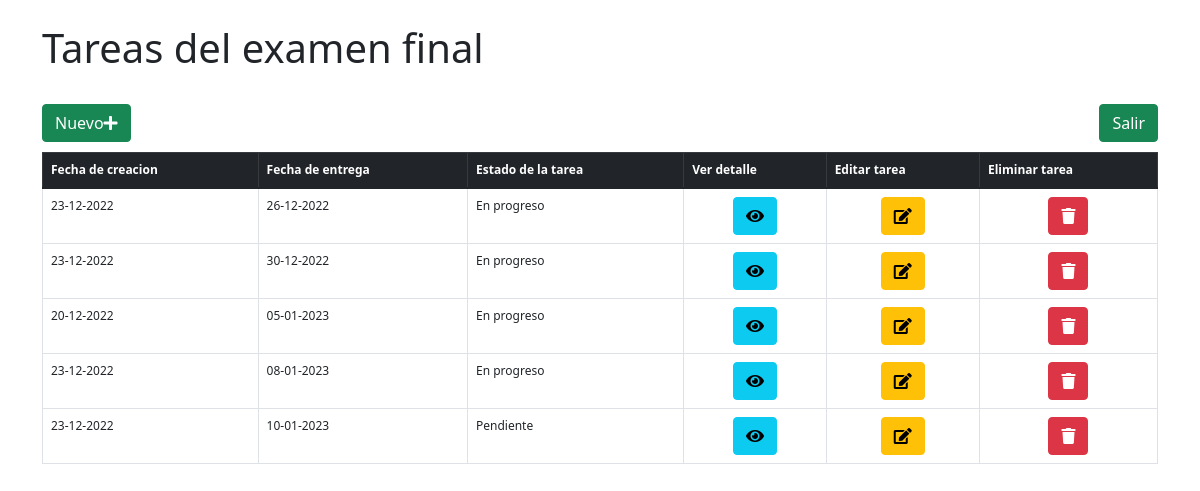
Before: /examenFinal/dashboard with the older database file.
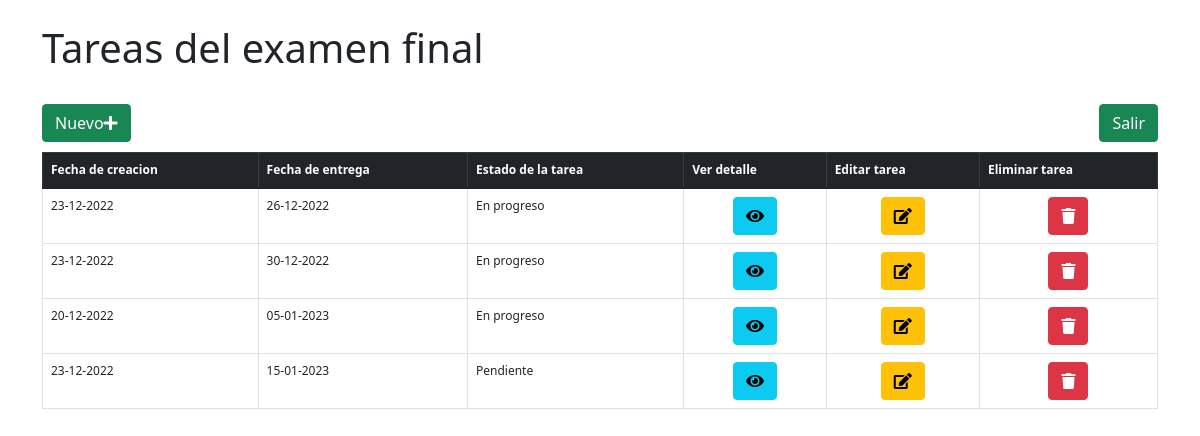
After: the same page with the newer database file.
### examenFinal/models.py (models this page shows)
class tareasExamen(models.Model):
    fechaCreacion = models.CharField(max_length=256,default='24-09-2022')
    fechaEntrega = models.CharField(max_length=256,default='30-09-2022')
    descripcion = models.CharField(max_length=512,default='')
    estadoTarea = models.CharField(max_length=128,default='PROGRESO')

### examenFinal/views.py (the view)
# urls.py: path('dashboard',views.dashboard,name='dashboard'),
def dashboard(request):
    return render(request,'examenFinal/dashboard.html',{
        'tareas_totales':tareasExamen.objects.all().order_by('id')
    })

### examenFinal/templates/examenFinal/dashboard.html (shortened to what this page needs)
<!DOCTYPE html>
<html lang="es">
    <head>
        <link href="https://cdn.jsdelivr.net/npm/bootstrap@5.1.3/dist/css/bootstrap.min.css" rel="stylesheet">
        <link rel="stylesheet" href="https://use.fontawesome.com/releases/v5.8.1/css/all.css">
    </head>
    <body>
        <div class="container">
            <br>
            <h1>Tareas del examen final</h1>
            <br>
            <div>
                <a class="btn btn-success float-start" style="color: white;" data-bs-toggle="modal" data-bs-target="#nuevaTarea">Nuevo<i class="fa fa-plus"></i></a>
                <a class="btn btn-success float-end" style="color: white;" href="{% url 'examenFinal:index' %}">Salir</a>
            </div>
            <br>
            <br>
            <table class="table table-bordered table-hover" style="font-size: 12px;">
                <thead class="table-dark">
                    <tr>
                        <th scope="col">Fecha de creacion</th>
                        <th scope="col">Fecha de entrega</th>
                        <th scope="col">Estado de la tarea</th>
                        <th scope="col">Ver detalle</th>
                        <th scope="col">Editar tarea</th>
                        <th scope="col">Eliminar tarea</th>
                    </tr>
                </thead>
                <tbody>
                {% for tarea in tareas_totales %}
                <tr>
                    <td scope="row">{{ tarea.fechaCreacion }}</td>
                    <td>{{ tarea.fechaEntrega }}</td>
                    <td>{{ tarea.estadoTarea }}</td>
                    <td style="text-align: center;"><a id="{{ tarea.id }}" class="btn btn-info" style="color: black;" data-bs-toggle="modal" data-bs-target="#verDetalle" onclick="mostrarDetalle(this.id)"><i class="fa fa-eye"></i></a></td>
                    <td style="text-align: center;"><a id="{{ tarea.id }}" class="btn btn-warning" style="color: black;" data-bs-toggle="modal" data-bs-target="#editarTarea" onclick="editarTarea(this.id)"><i class="fa fa-edit"></i></a></td>
                    <td style="text-align: center;"><a id="{{ tarea.id }}" class="btn btn-danger" style="color: white;" onclick="eliminarTarea(this.id)"><i class="fa fa-trash"></i></a></td>
                </tr>
                {% endfor %}
                </tbody>
            </table>
        </div>
    </body>
</html>

Changed rows visible on the page:
removed tareasExamen: fechaCreacion "23-12-2022", fechaEntrega "08-01-2023", estadoTarea "En progreso"
removed tareasExamen: fechaCreacion "23-12-2022", fechaEntrega "10-01-2023", estadoTarea "Pendiente"
added tareasExamen: fechaCreacion "23-12-2022", fechaEntrega "15-01-2023", estadoTarea "Pendiente"
